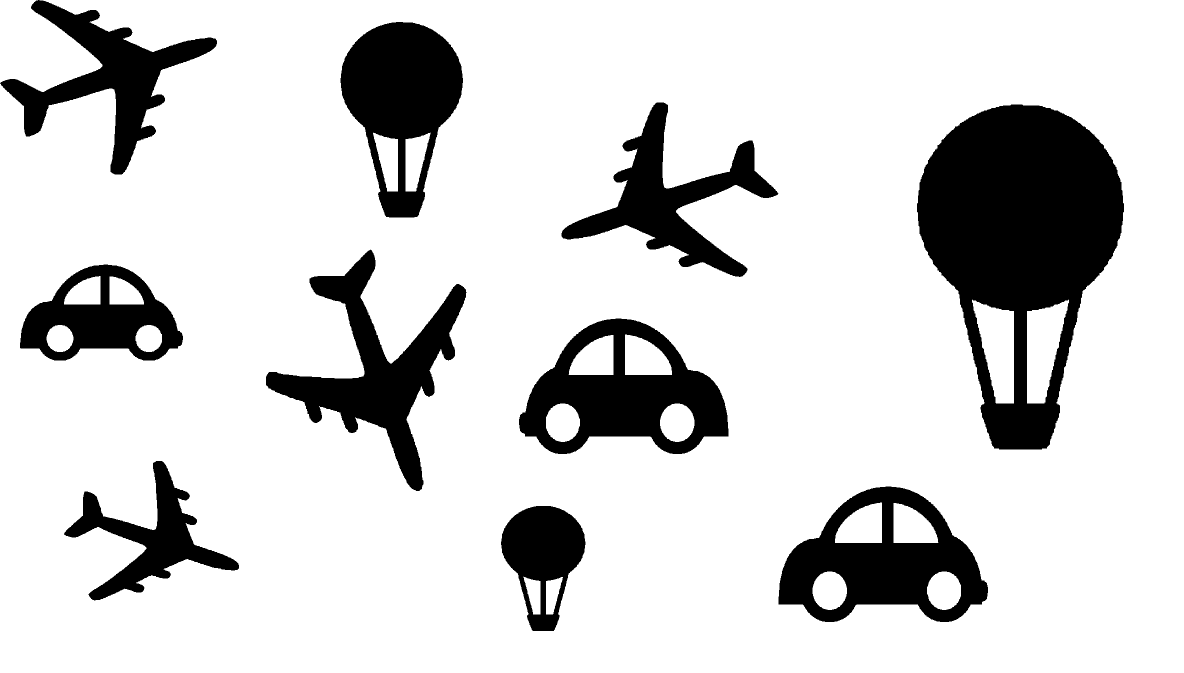
#> input picture psio/zadanie 4/planes.png, 2367 x 1346 px (shown at 1/2 size)
$ python 04.py
#> lines starting #> are read from the running program, lines starting #| are printed output that depends on the picture; after the words box and inside, x2 and y2 are one past the last pixel; in counts of white or black regions, pixels touching at a corner belong together
import matplotlib.pyplot as plt
import numpy as np
from skimage import io
from skimage.transform import resize
from skimage.color import rgb2gray
from skimage.measure import euler_number, label, regionprops
from skimage.filters import threshold_otsu
from skimage.morphology import closing, square

img_4d = io.imread('planes.png')
#> img_4d is the input picture: shape (1346, 2367, 4); mean R, G, B, A 210.7, 210.7, 210.7, 255
img = img_4d[:,:, 0] // 255
#> img: shape (1346, 2367); values 0 (black) and 1 (white), 82.6% white; 10 black regions, largest, box (x1, y1, x2, y2) and area: (1834, 209, 2248, 899) 161985, (1038, 637, 1457, 908) 57262, (1557, 973, 1976, 1244) 57262


labels = label(img)
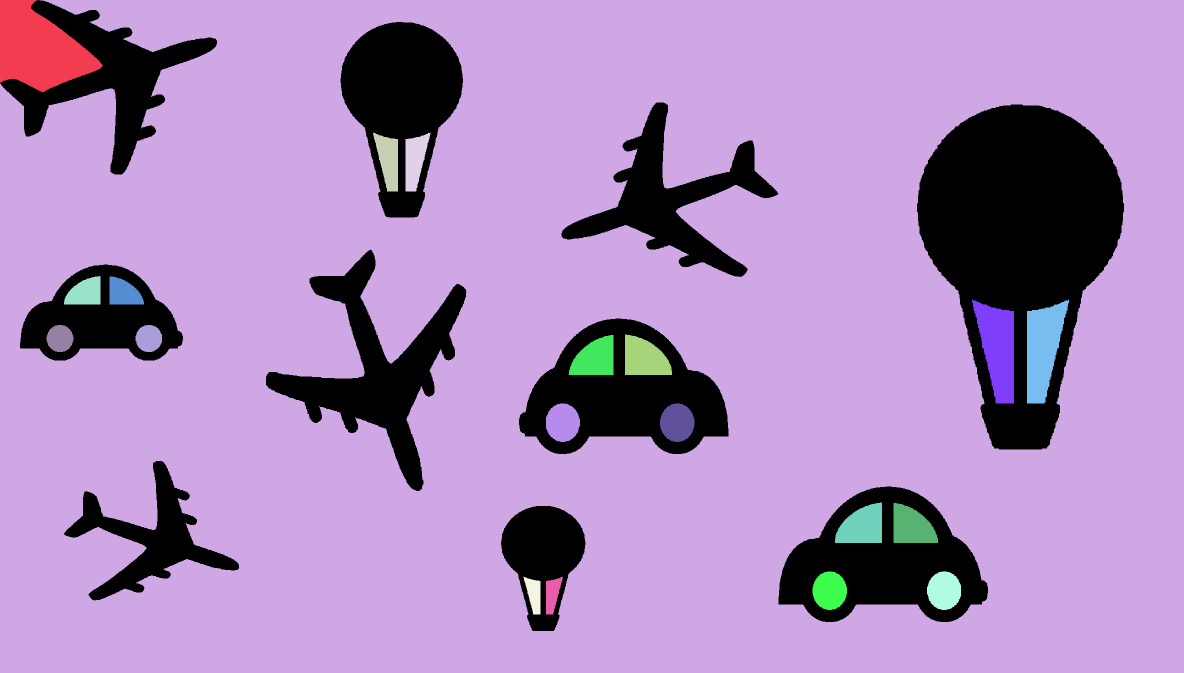
#> labels: shape (1346, 2367) int64 (shown at 1/2 size); 21 distinct labels, from 0 to 20; one colour per label, 0 black
euler = euler_number(labels)
#> euler = 11

img2 = 1 - img
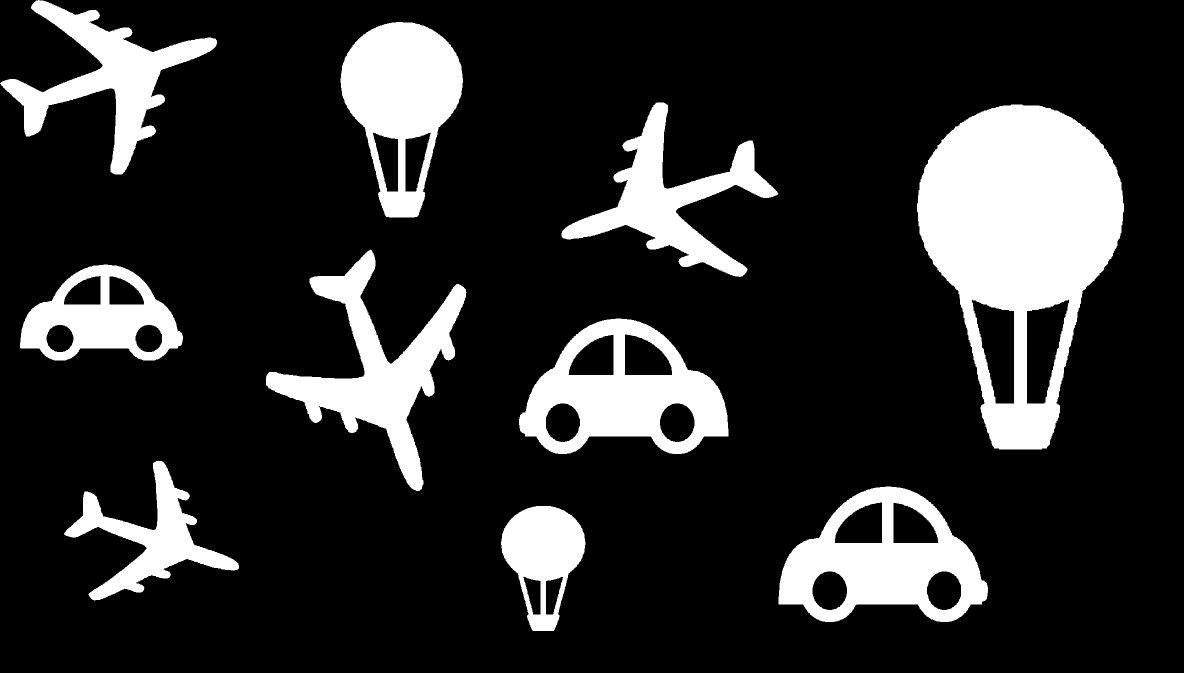
#> img2: shape (1346, 2367) (shown at 1/2 size); values 0 (black) and 1 (white), 17.4% white; 10 white regions
labels = label(img2)
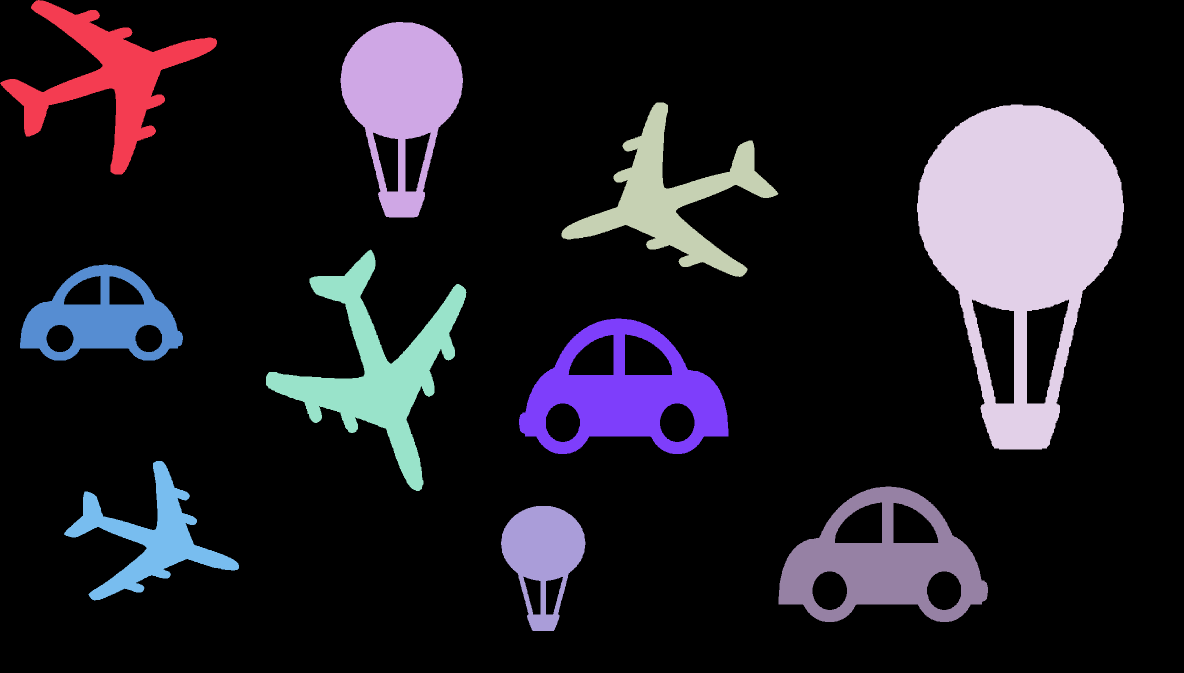
#> labels: shape (1346, 2367) int64 (shown at 1/2 size); 11 distinct labels, from 0 to 10; one colour per label, 0 black
properties = regionprops(labels)
#> properties = 10 regions; largest, box (x1, y1, x2, y2) and area: (1834, 209, 2248, 899) 161985, (1038, 637, 1457, 908) 57262, (1557, 973, 1976, 1244) 57262, (532, 499, 933, 982) 54513, (681, 44, 926, 435) 54240

fig, ax = plt.subplots(figsize=(10, 6))
ax.imshow(img, cmap='gray')

for prop in properties:
    y0, x0 = prop.bbox[0], prop.bbox[1]
    height, width = prop.bbox[2] - y0, prop.bbox[3] - x0
    print(f"y: {y0}, x:{x0}, area: {prop.area}, euler: {prop.euler_number}")
    if prop.euler_number == 1:
        rect = plt.Rectangle((x0, y0), width, height, fill=False, edgecolor='red', linewidth=2)
        ax.add_patch(rect)
#> this loop made 10 passes
#> (y0, x0, height, width) on passes 1 to 10: (0, 0, 349, 434), (44, 681, 391, 245), (205, 1123, 349, 434), (209, 1834, 690, 414), (499, 532, 483, 401), (529, 40, 192, 326), (637, 1038, 271, 419), (922, 128, 279, 350), (973, 1557, 271, 419), (1012, 1002, 250, 169)
#| y: 0, x:0, area: 42522.0, euler: 1
#| y: 44, x:681, area: 54240.0, euler: -1
#| y: 205, x:1123, area: 42522.0, euler: 1
#| y: 209, x:1834, area: 161985.0, euler: -1
#| y: 499, x:532, area: 54513.0, euler: 1
#| y: 529, x:40, area: 31722.0, euler: -3
#| y: 637, x:1038, area: 57262.0, euler: -3
#| y: 922, x:128, area: 27547.0, euler: 1
#> (further printed lines are left out)

ax.set_axis_off()
plt.show()
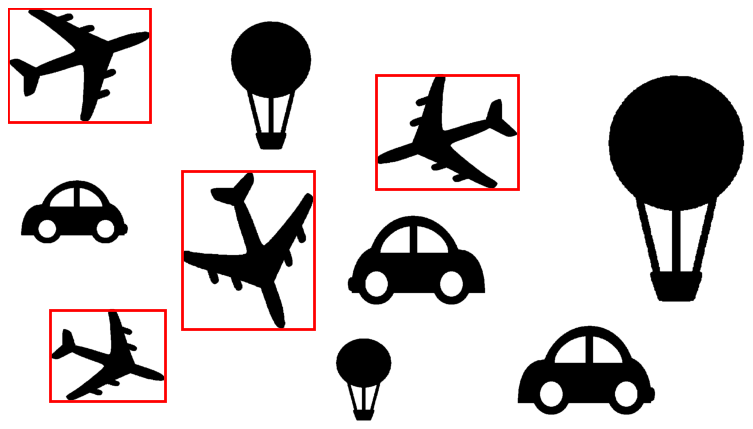
#> figure drawn by matplotlib, 1 panel
